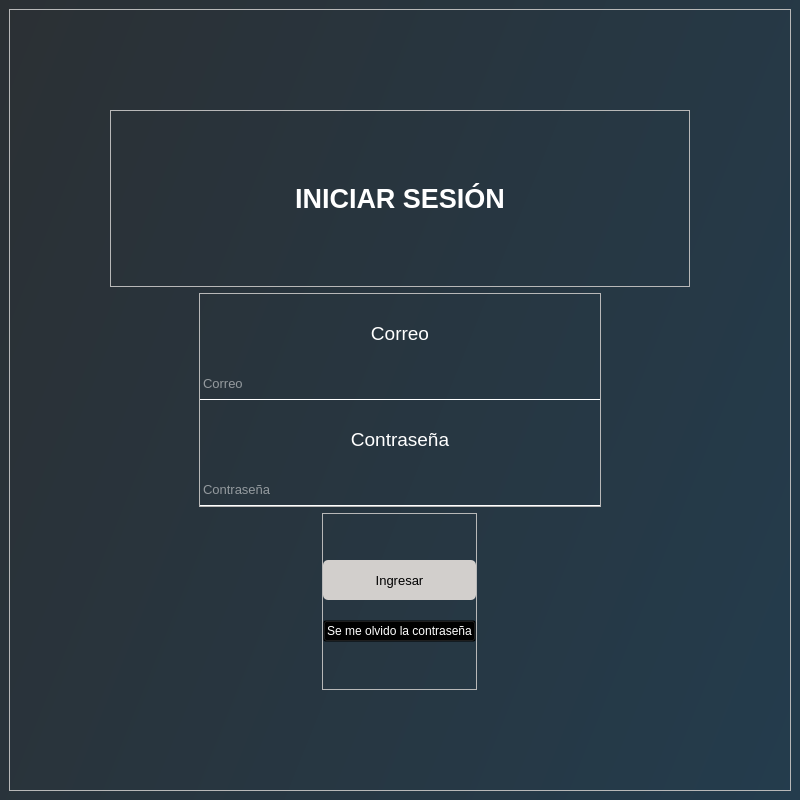
<?xml version="1.0" encoding="UTF-8"?>
<ui version="4.0">
 <class>Login</class>
 <widget class="QMainWindow" name="Login">
  <property name="geometry">
   <rect>
    <x>0</x>
    <y>0</y>
    <width>800</width>
    <height>800</height>
   </rect>
  </property>
  <property name="minimumSize">
   <size>
    <width>800</width>
    <height>800</height>
   </size>
  </property>
  <property name="maximumSize">
   <size>
    <width>800</width>
    <height>800</height>
   </size>
  </property>
  <property name="windowTitle">
   <string>MainWindow</string>
  </property>
  <property name="styleSheet">
   <string notr="true">
QMainWindow#Login{
background: qlineargradient(x1:0, y1:0, x2:2.5 y2:1, stop:0 #2B3034, stop:1 #1C4968);
}</string>
  </property>
  <widget class="QWidget" name="centralwidget">
   <layout class="QGridLayout" name="gridLayout">
    <item row="0" column="0">
     <widget class="QFrame" name="frame">
      <property name="frameShape">
       <enum>QFrame::StyledPanel</enum>
      </property>
      <property name="frameShadow">
       <enum>QFrame::Raised</enum>
      </property>
      <layout class="QVBoxLayout" name="verticalLayout_3">
       <property name="leftMargin">
        <number>100</number>
       </property>
       <property name="topMargin">
        <number>100</number>
       </property>
       <property name="rightMargin">
        <number>100</number>
       </property>
       <property name="bottomMargin">
        <number>100</number>
       </property>
       <item>
        <widget class="QFrame" name="frame_superior">
         <property name="frameShape">
          <enum>QFrame::StyledPanel</enum>
         </property>
         <property name="frameShadow">
          <enum>QFrame::Raised</enum>
         </property>
         <layout class="QGridLayout" name="gridLayout_2">
          <property name="leftMargin">
           <number>0</number>
          </property>
          <property name="topMargin">
           <number>0</number>
          </property>
          <property name="rightMargin">
           <number>0</number>
          </property>
          <property name="bottomMargin">
           <number>0</number>
          </property>
          <property name="spacing">
           <number>0</number>
          </property>
          <item row="0" column="0">
           <widget class="QLabel" name="label">
            <property name="text">
             <string>&lt;html&gt;&lt;head/&gt;&lt;body&gt;&lt;p&gt;&lt;span style=&quot; font-size:20pt; font-weight:600; color:#ffffff;&quot;&gt;INICIAR SESIÓN&lt;/span&gt;&lt;/p&gt;&lt;/body&gt;&lt;/html&gt;</string>
            </property>
            <property name="alignment">
             <set>Qt::AlignCenter</set>
            </property>
           </widget>
          </item>
         </layout>
        </widget>
       </item>
       <item alignment="Qt::AlignHCenter">
        <widget class="QFrame" name="frame_body">
         <property name="styleSheet">
          <string notr="true">QLineEdit{
background-color:rgba(0,0,0,0);
border:1px solid rgba(0,0,0,0);
border-bottom-color:rgba(255,255,255,255);
color:rgb(255,255,255);
padding-bottom:7px;
}
</string>
         </property>
         <property name="frameShape">
          <enum>QFrame::StyledPanel</enum>
         </property>
         <property name="frameShadow">
          <enum>QFrame::Raised</enum>
         </property>
         <layout class="QGridLayout" name="gridLayout_3">
          <property name="leftMargin">
           <number>0</number>
          </property>
          <property name="topMargin">
           <number>0</number>
          </property>
          <property name="rightMargin">
           <number>0</number>
          </property>
          <property name="bottomMargin">
           <number>0</number>
          </property>
          <property name="spacing">
           <number>0</number>
          </property>
          <item row="0" column="0">
           <layout class="QVBoxLayout" name="verticalLayout">
            <item>
             <widget class="QLabel" name="label_2">
              <property name="minimumSize">
               <size>
                <width>0</width>
                <height>80</height>
               </size>
              </property>
              <property name="maximumSize">
               <size>
                <width>16777215</width>
                <height>80</height>
               </size>
              </property>
              <property name="text">
               <string>&lt;html&gt;&lt;head/&gt;&lt;body&gt;&lt;p&gt;&lt;span style=&quot; font-size:14pt; color:#ffffff;&quot;&gt;Correo&lt;/span&gt;&lt;/p&gt;&lt;/body&gt;&lt;/html&gt;</string>
              </property>
              <property name="alignment">
               <set>Qt::AlignCenter</set>
              </property>
             </widget>
            </item>
            <item>
             <widget class="QLineEdit" name="correo_txt">
              <property name="minimumSize">
               <size>
                <width>400</width>
                <height>0</height>
               </size>
              </property>
              <property name="maximumSize">
               <size>
                <width>300</width>
                <height>16777215</height>
               </size>
              </property>
              <property name="font">
               <font>
                <pointsize>10</pointsize>
               </font>
              </property>
              <property name="placeholderText">
               <string>Correo</string>
              </property>
             </widget>
            </item>
            <item>
             <widget class="QLabel" name="label_3">
              <property name="minimumSize">
               <size>
                <width>0</width>
                <height>80</height>
               </size>
              </property>
              <property name="maximumSize">
               <size>
                <width>16777215</width>
                <height>80</height>
               </size>
              </property>
              <property name="text">
               <string>&lt;html&gt;&lt;head/&gt;&lt;body&gt;&lt;p&gt;&lt;span style=&quot; font-size:14pt; color:#ffffff;&quot;&gt;Contraseña&lt;/span&gt;&lt;/p&gt;&lt;/body&gt;&lt;/html&gt;</string>
              </property>
              <property name="alignment">
               <set>Qt::AlignCenter</set>
              </property>
             </widget>
            </item>
            <item>
             <widget class="QLineEdit" name="password_txt">
              <property name="minimumSize">
               <size>
                <width>400</width>
                <height>0</height>
               </size>
              </property>
              <property name="maximumSize">
               <size>
                <width>300</width>
                <height>16777215</height>
               </size>
              </property>
              <property name="font">
               <font>
                <pointsize>10</pointsize>
               </font>
              </property>
              <property name="echoMode">
               <enum>QLineEdit::Password</enum>
              </property>
              <property name="placeholderText">
               <string>Contraseña</string>
              </property>
             </widget>
            </item>
           </layout>
          </item>
         </layout>
        </widget>
       </item>
       <item alignment="Qt::AlignHCenter">
        <widget class="QFrame" name="frame_inferior">
         <property name="styleSheet">
          <string notr="true">QPushButton#recuperar_contrasenia_btn{
color:white;
background-color:transparent;
}
QPushButton#recuperar_contrasenia_btn:hover{
color: rgb(0, 170, 255);
}

QPushButton#ingresar_btn{
border:none;
color: rgb(0,0,0);
background-color: #D2CFCC ;
border-radius:5px;
}

QPushButton#ingresar_btn:hover { 
	background-color: rgb(149, 149, 149);
}

QPushButton#ingresar_btn:pressed { 
	font: 75 10pt &quot;MS Shell Dlg 2&quot;;
	background-color: rgb(149, 149, 149);
}

</string>
         </property>
         <property name="frameShape">
          <enum>QFrame::StyledPanel</enum>
         </property>
         <property name="frameShadow">
          <enum>QFrame::Raised</enum>
         </property>
         <layout class="QGridLayout" name="gridLayout_4">
          <property name="leftMargin">
           <number>0</number>
          </property>
          <property name="topMargin">
           <number>0</number>
          </property>
          <property name="rightMargin">
           <number>0</number>
          </property>
          <property name="bottomMargin">
           <number>0</number>
          </property>
          <property name="spacing">
           <number>0</number>
          </property>
          <item row="0" column="0">
           <layout class="QVBoxLayout" name="verticalLayout_2">
            <item>
             <widget class="QPushButton" name="ingresar_btn">
              <property name="minimumSize">
               <size>
                <width>0</width>
                <height>40</height>
               </size>
              </property>
              <property name="font">
               <font>
                <family>MS Shell Dlg 2</family>
                <pointsize>10</pointsize>
                <weight>9</weight>
                <italic>false</italic>
                <bold>false</bold>
               </font>
              </property>
              <property name="styleSheet">
               <string notr="true"/>
              </property>
              <property name="text">
               <string>Ingresar</string>
              </property>
             </widget>
            </item>
            <item>
             <widget class="QLabel" name="label_4">
              <property name="maximumSize">
               <size>
                <width>16777215</width>
                <height>20</height>
               </size>
              </property>
              <property name="text">
               <string/>
              </property>
             </widget>
            </item>
            <item>
             <widget class="QPushButton" name="recuperar_contrasenia_btn">
              <property name="styleSheet">
               <string notr="true"/>
              </property>
              <property name="text">
               <string>Se me olvido la contraseña</string>
              </property>
             </widget>
            </item>
           </layout>
          </item>
         </layout>
        </widget>
       </item>
      </layout>
     </widget>
    </item>
   </layout>
  </widget>
 </widget>
 <resources/>
 <connections/>
</ui>
